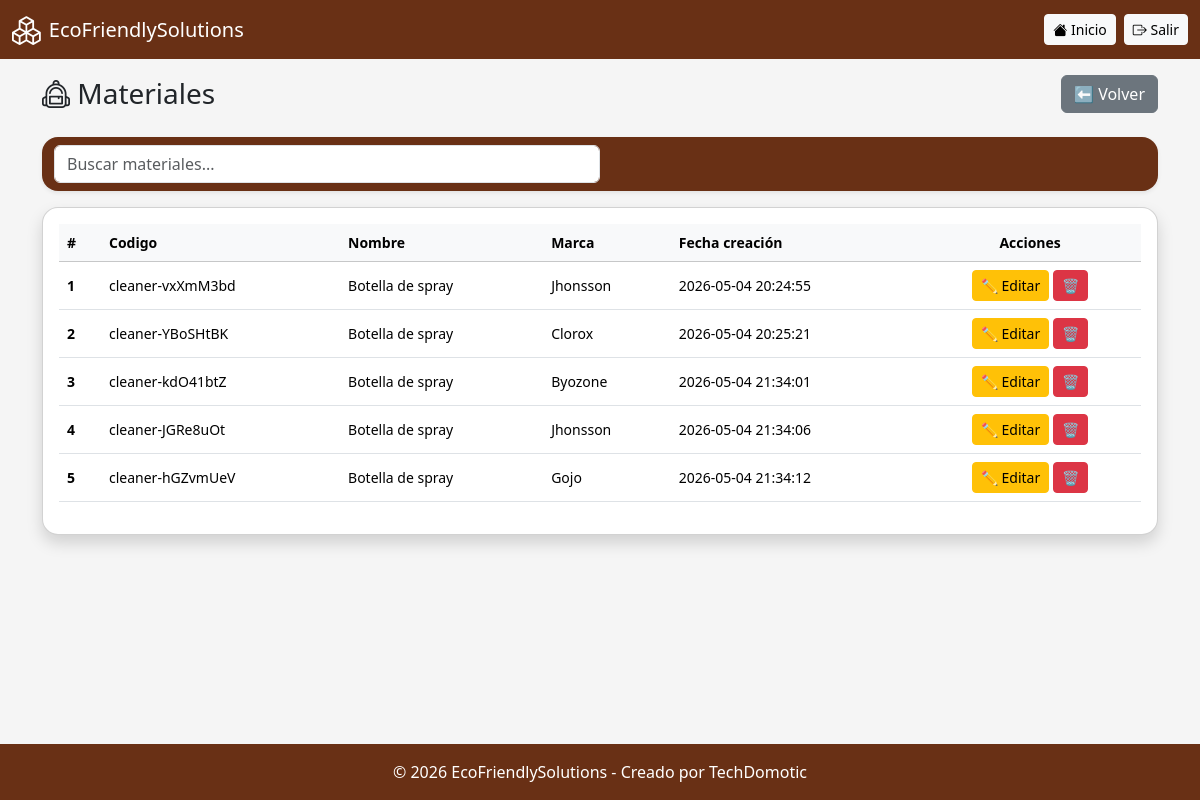
Page /materiales/listado_especifico.php?nombre=Botella de spray (signed in) on the committed database.
### tables this page shows
CREATE TABLE `material` (
  `id_material` int(11) NOT NULL,
  `codigo` varchar(150) DEFAULT NULL,
  `nombre` varchar(100) NOT NULL,
  `marca` varchar(120) DEFAULT NULL,
  `razon` varchar(200) DEFAULT NULL,
  `estatus` tinyint(1) DEFAULT 1,
  `fecha_creacion` timestamp NOT NULL DEFAULT current_timestamp(),
  `fecha_eliminacion` timestamp NOT NULL DEFAULT current_timestamp() ON UPDATE current_timestamp()
);

### materiales/listado_especifico.php (the view, shortened to what this page needs)
<?php
include '../includes/conexion.php';
include '../includes/header.php';
$nombre = trim($_GET['nombre']);
$result = $conn->query("
SELECT M.id_material, M.codigo, M.nombre, M.marca, M.fecha_creacion FROM material AS M WHERE M.estatus = true AND M.nombre = '$nombre';
");
?>
<div class="d-flex justify-content-between align-items-center mb-4">
    <h3 class="mb-0">
        <i class="bi bi-backpack2"></i> Materiales
    </h3>
    <a href="listar.php" class="btn btn-secondary">⬅ Volver</a>
</div>
<nav class="navbar bg-body-tertiary mb-3 rounded-4 shadow-sm">
  <div class="container-fluid">
    <div class="col-12 col-md-6"> <form class="d-flex" role="search" onsubmit="return false;">
        <input class="form-control" type="search" id="inputBusqueda" placeholder="Buscar materiales...">
      </form>
    </div>
  </div>
</nav>
<div class="card shadow rounded-4">
<div class="card-body table-responsive" style="max-height: 600px; overflow-y: auto;">
<table class="table table-hover align-middle small" id="tablaMateriales">
<thead class="table-light">
<tr>
<th style="position: sticky; top: 0; z-index: 2; background-color: #f8f9fa;">#</th>
<th style="position: sticky; top: 0; z-index: 2; background-color: #f8f9fa;">Codigo</th>
<th style="position: sticky; top: 0; z-index: 2; background-color: #f8f9fa;">Nombre</th>
<th style="position: sticky; top: 0; z-index: 2; background-color: #f8f9fa;">Marca</th>
<th style="position: sticky; top: 0; z-index: 2; background-color: #f8f9fa;">Fecha creaci&oacute;n</th>
<th style="position: sticky; top: 0; z-index: 2; background-color: #f8f9fa;" class="text-center" >Acciones</th>
</tr>
</thead>
<tbody>
<?php $contador = 1; ?>
<?php while($row = $result->fetch_assoc()): ?>
<td><strong><?= $contador; ?></strong></td>
<td><?= htmlspecialchars($row['codigo']); ?></td>
<td><?= htmlspecialchars($row['nombre']); ?></td>
<td><?= htmlspecialchars($row['marca']); ?></td>
<td><?= htmlspecialchars($row['fecha_creacion']); ?></td>
<td class="text-center">
<div class="d-flex flex-row flex-sm-row justify-content-center gap-1">
<a href="editar.php?id=<?= $row['id_material']; ?>&nombre=<?= $row['nombre']; ?>"
class="btn btn-sm btn-warning">
✏️ Editar
</a>
<a href="#"
   class="btn btn-sm btn-danger"
   onclick="let motivo = prompt('¿Por qué desea eliminar este material?');
            if(motivo) { window.location.href = 'procesar_eliminar.php?id=<?= $row['id_material'] ?>&razon=' + encodeURIComponent(motivo); }
            return false;">
    🗑️
</a>
</div>
</td>
<?php $contador++; ?>
<?php endwhile; ?>
</tbody>
</table>
</div>
</div>
<?php include '../includes/footer.php'; ?>

### css/estilos.css (style rules this page uses)
:root { --main-brown: #693015; }
body { background: #f5f5f5; display: flex; flex-direction: column; min-height: 100vh; }
.navbar, .footer { background-color: var(--main-brown) !important; }

### rows in the picture
material: codigo "cleaner-vxXmM3bd", nombre "Botella de spray", marca "Jhonsson", fecha_creacion "2026-05-04 20:24:55"
material: codigo "cleaner-YBoSHtBK", nombre "Botella de spray", marca "Clorox", fecha_creacion "2026-05-04 20:25:21"
material: codigo "cleaner-kdO41btZ", nombre "Botella de spray", marca "Byozone", fecha_creacion "2026-05-04 21:34:01"
material: codigo "cleaner-JGRe8uOt", nombre "Botella de spray", marca "Jhonsson", fecha_creacion "2026-05-04 21:34:06"
material: codigo "cleaner-hGZvmUeV", nombre "Botella de spray", marca "Gojo", fecha_creacion "2026-05-04 21:34:12"

### other values in the picture
$pageTitle "EcoFriendlySolutions"
